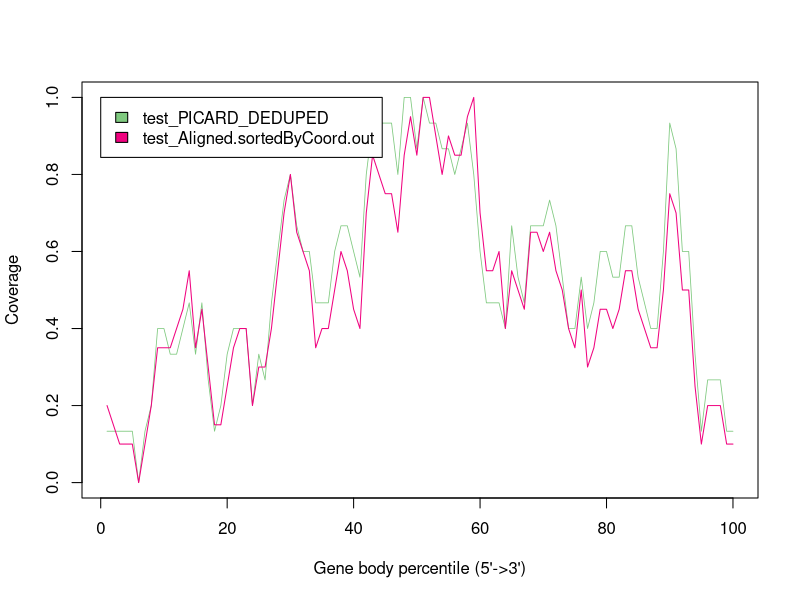

The R source for this figure:
test_PICARD_DEDUPED <- c(0.13333333333333333,0.13333333333333333,0.13333333333333333,0.13333333333333333,0.13333333333333333,0.0,0.13333333333333333,0.2,0.4,0.4,0.3333333333333333,0.3333333333333333,0.4,0.4666666666666667,0.3333333333333333,0.4666666666666667,0.26666666666666666,0.13333333333333333,0.2,0.3333333333333333,0.4,0.4,0.4,0.2,0.3333333333333333,0.26666666666666666,0.4666666666666667,0.6,0.7333333333333333,0.8,0.6666666666666666,0.6,0.6,0.4666666666666667,0.4666666666666667,0.4666666666666667,0.6,0.6666666666666666,0.6666666666666666,0.6,0.5333333333333333,0.8,0.9333333333333333,0.9333333333333333,0.9333333333333333,0.9333333333333333,0.8,1.0,1.0,0.8666666666666667,1.0,0.9333333333333333,0.9333333333333333,0.8666666666666667,0.8666666666666667,0.8,0.8666666666666667,0.9333333333333333,0.8,0.6,0.4666666666666667,0.4666666666666667,0.4666666666666667,0.4,0.6666666666666666,0.5333333333333333,0.4666666666666667,0.6666666666666666,0.6666666666666666,0.6666666666666666,0.7333333333333333,0.6666666666666666,0.5333333333333333,0.4,0.4,0.5333333333333333,0.4,0.4666666666666667,0.6,0.6,0.5333333333333333,0.5333333333333333,0.6666666666666666,0.6666666666666666,0.5333333333333333,0.4666666666666667,0.4,0.4,0.6,0.9333333333333333,0.8666666666666667,0.6,0.6,0.3333333333333333,0.13333333333333333,0.26666666666666666,0.26666666666666666,0.26666666666666666,0.13333333333333333,0.13333333333333333)
test_Aligned.sortedByCoord.out <- c(0.2,0.15,0.1,0.1,0.1,0.0,0.1,0.2,0.35,0.35,0.35,0.4,0.45,0.55,0.35,0.45,0.3,0.15,0.15,0.25,0.35,0.4,0.4,0.2,0.3,0.3,0.4,0.55,0.7,0.8,0.65,0.6,0.55,0.35,0.4,0.4,0.5,0.6,0.55,0.45,0.4,0.7,0.85,0.8,0.75,0.75,0.65,0.85,0.95,0.85,1.0,1.0,0.9,0.8,0.9,0.85,0.85,0.95,1.0,0.7,0.55,0.55,0.6,0.4,0.55,0.5,0.45,0.65,0.65,0.6,0.65,0.55,0.5,0.4,0.35,0.5,0.3,0.35,0.45,0.45,0.4,0.45,0.55,0.55,0.45,0.4,0.35,0.35,0.5,0.75,0.7,0.5,0.5,0.25,0.1,0.2,0.2,0.2,0.1,0.1)


pdf("/fh/fast/greenberg_p/user/dchen2/WILDLIFE/bulk_seq_revised/example_run/qc_reports/individual/bam_qc.geneBodyCoverage.curves.pdf")
x=1:100
icolor = colorRampPalette(c("#7fc97f","#beaed4","#fdc086","#ffff99","#386cb0","#f0027f"))(2)
plot(x,test_PICARD_DEDUPED,type='l',xlab="Gene body percentile (5'->3')", ylab="Coverage",lwd=0.8,col=icolor[1])
lines(x,test_Aligned.sortedByCoord.out,type='l',col=icolor[2])
legend(0,1,fill=icolor[1:2], legend=c('test_PICARD_DEDUPED','test_Aligned.sortedByCoord.out'))
dev.off()
